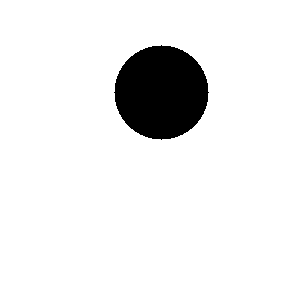
#> input picture Pattern Recognition: Shape Classifier/data/shapes/circle/1.png, 300 x 300 px, found by its file name; its folder holds only this picture in this run
$ jupyter execute --allow-errors 'shape_classifier-with_data_aug (copy).ipynb'   (shell and % lines are left out)
#> lines starting #> are read from the running program, lines starting #| are printed output that depends on the picture; after the words box and inside, x2 and y2 are one past the last pixel; in counts of white or black regions, pixels touching at a corner belong together
# Import Libraries

[cell 1]
import cv2
import numpy as np
import os

from sklearn.neighbors import KNeighborsClassifier
from sklearn.linear_model import LogisticRegression
from sklearn.tree import DecisionTreeClassifier
from sklearn.ensemble import RandomForestClassifier
from sklearn.discriminant_analysis import LinearDiscriminantAnalysis
from sklearn.naive_bayes import GaussianNB
from sklearn.svm import SVC
from sklearn.decomposition import PCA

from sklearn import metrics
from sklearn.model_selection import train_test_split

from skimage.feature import canny
import skimage
from skimage import data, io
import numpy as np
from matplotlib import pyplot as plt

from skimage import color

# Preprocessing

[cell 2]
#create lists to save the labels (the name of the shape)
train_dir = '/home/trojan/Desktop/pattern recognition/PB1/Implementation/data/shapes'
shape_list = ['circle', 'triangle', 'tetragon', 'pentagon', 'other']

## Helper functions

[cell 3]
def augmentation(dir, Extension, th1, th2, x, y, deg, deg2, deg3):
#> called with Extension = '.png', th1 = 100, th2 = 200, x = 20, y = 20, deg = 90, deg2 = 180, deg3 = 270
    for shape in shape_list:
        for file_name in os.listdir(os.path.join(dir,shape)):
            PATH = os.path.join(dir,shape)
            img = os.path.join(dir,shape,file_name)
            image = cv2.imread(img, 0)
#> image: shape (300, 300); 92.3% white; 1 black region, box (x1, y1, x2, y2) and area: (114, 45, 209, 140) 6921

            # flipping the image
            image_xaxis_flipped = cv2.flip(image, 0)
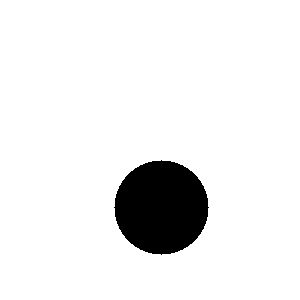
#> image_xaxis_flipped: shape (300, 300); 92.3% white; 1 black region, box (x1, y1, x2, y2) and area: (114, 160, 209, 255) 6921
            image_yaxis_flipped = cv2.flip(image, 1)
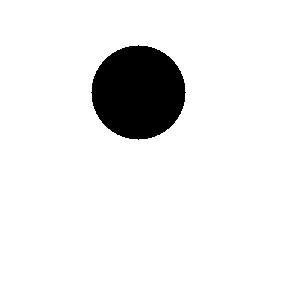
#> image_yaxis_flipped: shape (300, 300); 92.3% white; 1 black region, box (x1, y1, x2, y2) and area: (91, 45, 186, 140) 6921

            # Canny edge detect
            image_canny = cv2.Canny(image,th1,th2)
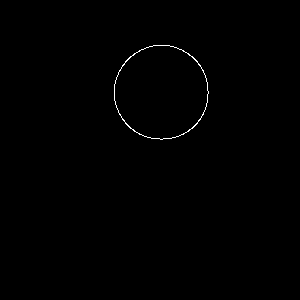
#> image_canny: shape (300, 300); 0.35% white in thin lines or dots, all inside (x1, y1, x2, y2) = (114, 45, 209, 140)

            # Translation
            rows, cols = image.shape
#> rows = 300; cols = 300
            M_trans = np.float32([[1, 0, x], [0, 1, y]])
            image_translated = cv2.warpAffine(image, M_trans, (cols, rows))
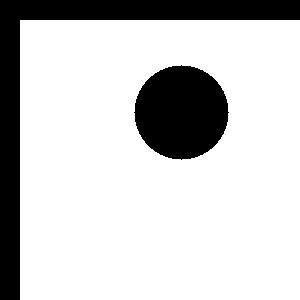
#> image_translated: shape (300, 300); 79.4% white; 2 black regions, box (x1, y1, x2, y2) and area: (0, 0, 300, 300) 11600, (134, 65, 229, 160) 6921

            # Rotation
            rows, cols = image.shape
            M_rot_90 = cv2.getRotationMatrix2D((cols/2,rows/2), deg, 1)
            M_rot_180 = cv2.getRotationMatrix2D((cols/2,rows/2), deg2, 1)
            M_rot_270 = cv2.getRotationMatrix2D((cols/2,rows/2), deg3, 1)
            image_rotated_90 = cv2.warpAffine(image, M_rot_90, (cols, rows))
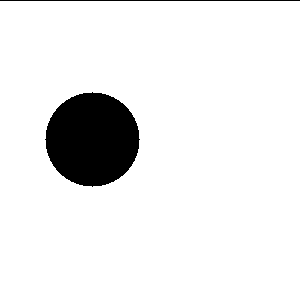
#> image_rotated_90: shape (300, 300); 92% white; 2 black regions, box (x1, y1, x2, y2) and area: (45, 92, 140, 187) 6921, (0, 0, 300, 1) 300
            image_rotated_180 = cv2.warpAffine(image, M_rot_180, (cols, rows))
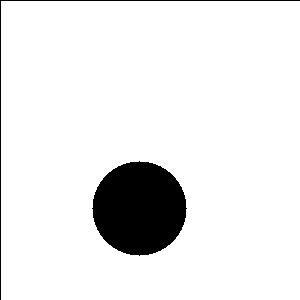
#> image_rotated_180: shape (300, 300); 91.6% white; 2 black regions, box (x1, y1, x2, y2) and area: (92, 161, 187, 256) 6921, (0, 0, 300, 300) 599
            image_rotated_270 = cv2.warpAffine(image, M_rot_270, (cols, rows))
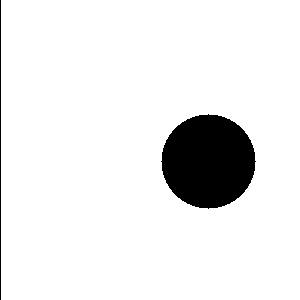
#> image_rotated_270: shape (300, 300); 92% white; 2 black regions, box (x1, y1, x2, y2) and area: (161, 114, 256, 209) 6921, (0, 0, 1, 300) 300


            cv2.imwrite(PATH + "/flip-xaxis-" + file_name, image_xaxis_flipped)
            cv2.imwrite(PATH + "/flip-yaxis-" + file_name, image_yaxis_flipped)
            cv2.imwrite(PATH + "/Edge Canny-" + file_name + str(th1) + "*" + str(th2) + Extension, image_canny)
            cv2.imwrite(PATH + "/Translation-" + file_name + str(x) + str(y) + Extension, image_translated)
            cv2.imwrite(PATH + "/Rotate-90-" + file_name + str(deg) + Extension, image_rotated_90)
            cv2.imwrite(PATH + "/Rotate-180-" + file_name + str(deg) + Extension, image_rotated_180)
            cv2.imwrite(PATH + "/Rotate-270-" + file_name + str(deg) + Extension, image_rotated_270)
